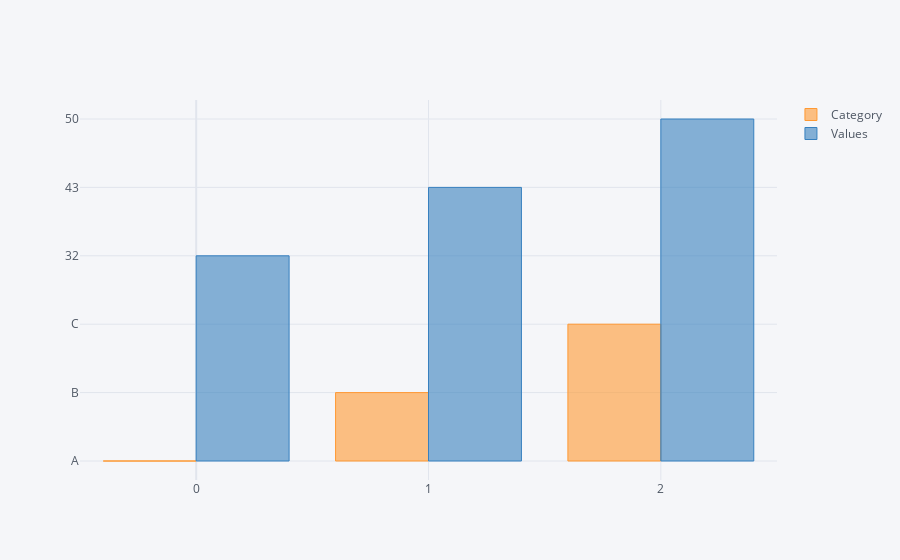

The notebook cell saved with this chart:
### Code cell
df2.iplot(kind='bar')
plt.show()

### Figure 1 — Plotly figure (JSON) as saved in the notebook; plotly's stock layout.template omitted (floating-point values rounded to 4 significant figures)
{"data": [{"marker": {"color": "rgba(255, 153, 51, 0.6)", "line": {"color": "rgba(255, 153, 51, 1.0)", "width": 1}}, "name": "Category", "orientation": "v", "text": "", "type": "bar", "x": [0, 1, 2], "y": ["A", "B", "C"]}, {"marker": {"color": "rgba(55, 128, 191, 0.6)", "line": {"color": "rgba(55, 128, 191, 1.0)", "width": 1}}, "name": "Values", "orientation": "v", "text": "", "type": "bar", "x": [0, 1, 2], "y": [32, 43, 50]}], "layout": {"autosize": true, "legend": {"bgcolor": "#F5F6F9", "font": {"color": "#4D5663"}}, "paper_bgcolor": "#F5F6F9", "plot_bgcolor": "#F5F6F9", "title": {"font": {"color": "#4D5663"}}, "xaxis": {"autorange": true, "gridcolor": "#E1E5ED", "range": [-0.5, 2.5], "showgrid": true, "tickfont": {"color": "#4D5663"}, "title": {"font": {"color": "#4D5663"}, "text": ""}, "type": "linear", "zerolinecolor": "#E1E5ED"}, "yaxis": {"autorange": true, "gridcolor": "#E1E5ED", "range": [-0.2778, 5.278], "showgrid": true, "tickfont": {"color": "#4D5663"}, "title": {"font": {"color": "#4D5663"}, "text": ""}, "type": "category", "zerolinecolor": "#E1E5ED"}}}
